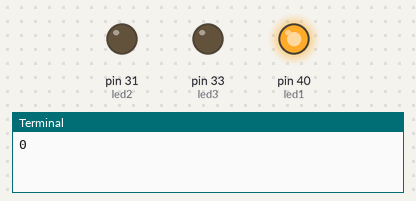
This program was run on a simulated Raspberry Pi (header pin numbers). Shown: output pins drawn as LEDs (lit = HIGH), the last lines printed to the terminal.

Above: at 0.3 s.
At 0.75 s:
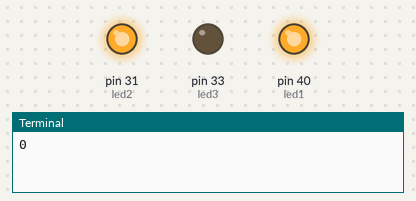
At 1.55 s:
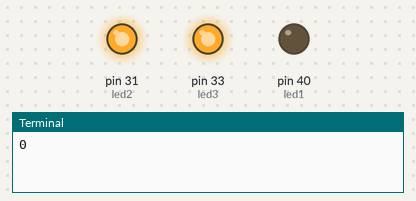
At 1.85 s:
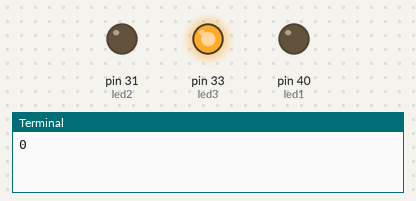
At 3.4 s:
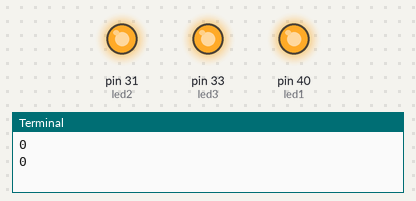
At 4.45 s:
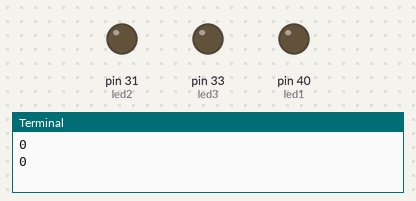
Timing chart, 0 to 5.3 s (numbered marks = the images above):
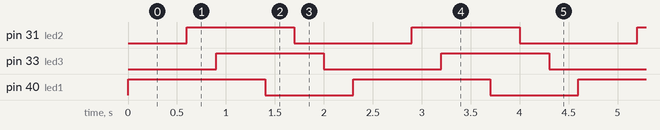

Measured:
- by itself, pin 31 (led2), pin 33 (led3): alternates HIGH for 1.1 s and LOW for 1.2 s
- by itself, pin 40 (led1): alternates HIGH for 1.4 s and LOW for 0.90 s
- by itself, everything shown: repeats every 2.3 s, in 6 steps

The program:

led.py
```python
import RPi.GPIO  as IO
import time
IO.setwarnings(False)
led1=40
led2=31
led3=33

d=0.6
d1=0.3
d2=0.5
IO.setmode(IO.BOARD)
IO.setup(led1,IO.OUT)
IO.setup(led2,IO.OUT)
IO.setup(led3,IO.OUT)

while(1):
    print(0)
    IO.output(led1,1)
    time.sleep(d)
    IO.output(led2,1)
    time.sleep(d1)
    IO.output(led3,1)
    time.sleep(d2)
    IO.output(led1,0)
    time.sleep(d1)
    IO.output(led2,0)
    time.sleep(d1)
    IO.output(led3,0)
    time.sleep(d1)
IO.cleanup()
```
